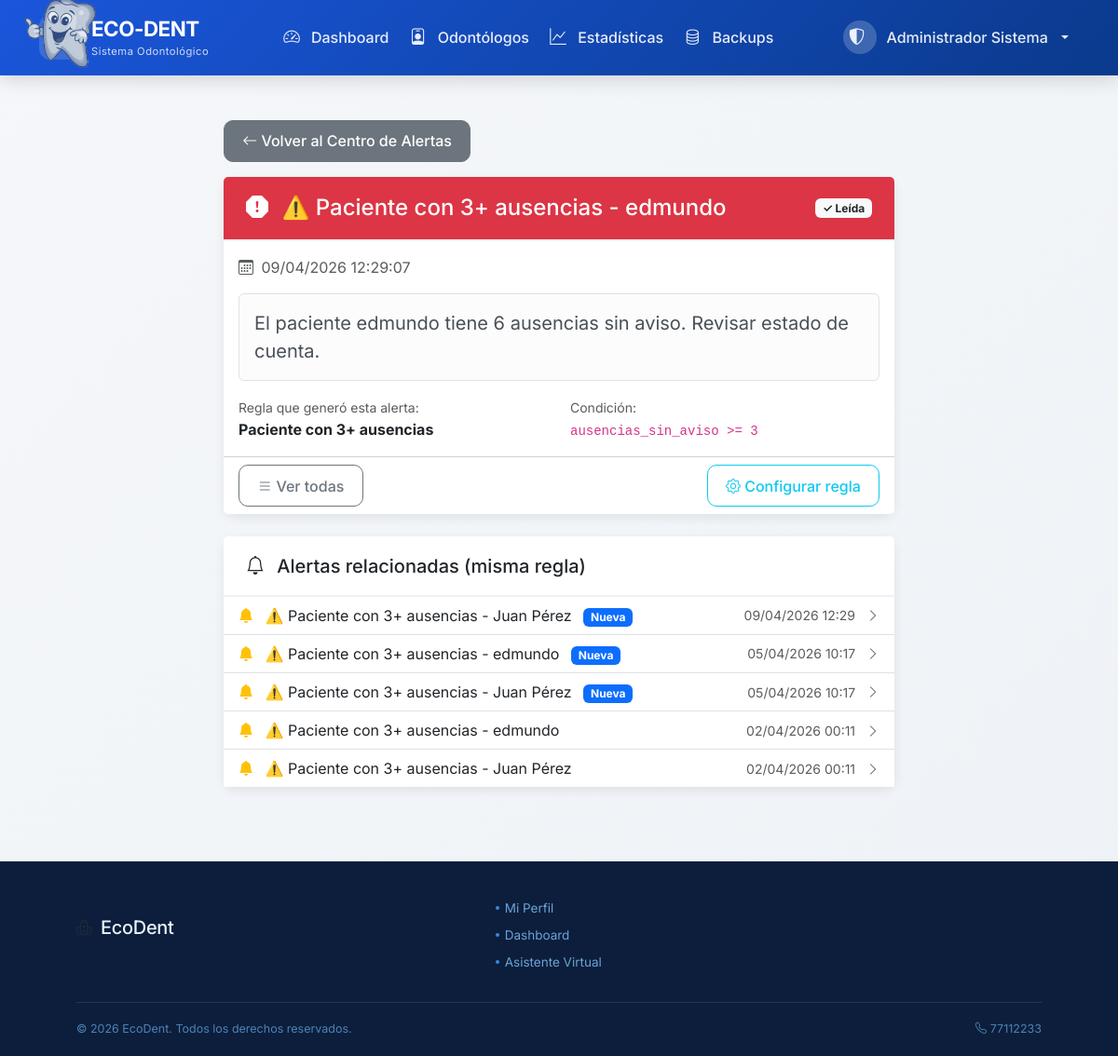
Screenshot of /public/admin/ver_alerta.php?id=14 (signed in) with the database file from the repository.
### tables this page shows
CREATE TABLE `alertas` (
  `id_alerta` int(11) NOT NULL AUTO_INCREMENT,
  `id_usuario` int(11) DEFAULT NULL,
  `id_regla` int(11) DEFAULT NULL,
  `titulo` varchar(200) NOT NULL,
  `mensaje` text NOT NULL,
  `tipo` enum('info','warning','danger','success') DEFAULT 'info',
  `leida` tinyint(1) DEFAULT 0,
  `fecha_creacion` datetime DEFAULT current_timestamp(),
  PRIMARY KEY (`id_alerta`),
  KEY `idx_usuario` (`id_usuario`),
  KEY `idx_no_leidas` (`leida`),
  CONSTRAINT `alertas_ibfk_1` FOREIGN KEY (`id_usuario`) REFERENCES `usuarios` (`id_usuario`) ON DELETE CASCADE
);

CREATE TABLE `reglas_alertas` (
  `id_regla` int(11) NOT NULL AUTO_INCREMENT,
  `nombre` varchar(100) NOT NULL,
  `condicion` text NOT NULL,
  `mensaje` text NOT NULL,
  `activa` tinyint(1) DEFAULT 1,
  PRIMARY KEY (`id_regla`)
);

### public/admin/ver_alerta.php (the view, shortened to what this page needs)
<?php
$conexion = conectarBD();
$id_alerta = (int)$_GET['id'];
$stmt = $conexion->prepare("
    SELECT a.*, r.nombre as regla_nombre, r.condicion
    FROM alertas a
    LEFT JOIN reglas_alertas r ON a.id_regla = r.id_regla
    WHERE a.id_alerta = ? AND a.id_usuario = ?
");
$stmt->bind_param("ii", $id_alerta, $_SESSION['id_usuario']);
$stmt->execute();
$alerta = $stmt->get_result()->fetch_assoc();
if ($alerta['leida'] == 0) {
    $alerta['leida'] = 1;
}
$relacionadas = $conexion->prepare("
    SELECT id_alerta, titulo, fecha_creacion, leida
    FROM alertas
    WHERE id_regla = ? AND id_alerta != ? AND id_usuario = ?
    ORDER BY fecha_creacion DESC
    LIMIT 5
");
$relacionadas->bind_param("iii", $alerta['id_regla'], $id_alerta, $_SESSION['id_usuario']);
$relacionadas->execute();
$alertas_relacionadas = $relacionadas->get_result();
require_once '../../includes/header.php';
?>
<div class="container mt-4">
    <div class="row">
        <div class="col-md-8 mx-auto">
            <div class="mb-3">
                <a href="ver_todas_alertas.php" class="btn btn-secondary">
                    <i class="bi bi-arrow-left"></i> Volver al Centro de Alertas
                </a>
            </div>
            <div class="card">
                <div class="card-header <?php
                    echo $alerta['tipo'] == 'danger' ? 'bg-danger' : ($alerta['tipo'] == 'warning' ? 'bg-warning' : 'bg-info');
                ?> text-white">
                    <div class="d-flex justify-content-between align-items-center">
                        <h4 class="mb-0">
                            <?php if ($alerta['tipo'] == 'danger'): ?>
                                <i class="bi bi-exclamation-octagon-fill me-2"></i>
                            <?php elseif ($alerta['tipo'] == 'warning'): ?>
                                <i class="bi bi-exclamation-triangle-fill me-2"></i>
                            <?php else: ?>
                                <i class="bi bi-info-circle-fill me-2"></i>
                            <?php endif; ?>
                            <?php echo htmlspecialchars($alerta['titulo']); ?>
                        </h4>
                        <span class="badge bg-light text-dark">
                            <?php echo $alerta['leida'] ? '✓ Leída' : '📌 Nueva'; ?>
                        </span>
                    </div>
                </div>
                <div class="card-body">
                    <div class="text-muted mb-3">
                        <i class="bi bi-calendar3 me-1"></i>
                        <?php echo date('d/m/Y H:i:s', strtotime($alerta['fecha_creacion'])); ?>
                    </div>
                    <div class="alert alert-light border">
                        <p class="mb-0 fs-5"><?php echo nl2br(htmlspecialchars($alerta['mensaje'])); ?></p>
                    </div>
                    <?php if ($alerta['regla_nombre']): ?>
                        <div class="row mt-3">
                            <div class="col-md-6">
                                <small class="text-muted">Regla que generó esta alerta:</small>
                                <p class="mb-0"><strong><?php echo htmlspecialchars($alerta['regla_nombre']); ?></strong></p>
                            </div>
                            <div class="col-md-6">
                                <small class="text-muted">Condición:</small>
                                <p class="mb-0"><code><?php echo htmlspecialchars($alerta['condicion']); ?></code></p>
                            </div>
                        </div>
                    <?php endif; ?>
                </div>
                <div class="card-footer bg-white">
                    <div class="d-flex justify-content-between">
                        <a href="ver_todas_alertas.php" class="btn btn-outline-secondary">
                            <i class="bi bi-list"></i> Ver todas
                        </a>
                        <?php if ($alerta['id_regla']): ?>
                            <a href="reglas_alertas.php" class="btn btn-outline-info">
                                <i class="bi bi-gear"></i> Configurar regla
                            </a>
                        <?php endif; ?>
                    </div>
                </div>
            </div>
            <?php if ($alertas_relacionadas->num_rows > 0): ?>
            <div class="card mt-4">
                <div class="card-header bg-white">
                    <h5 class="mb-0">
                        <i class="bi bi-bell me-2"></i>
                        Alertas relacionadas (misma regla)
                    </h5>
                </div>
                <div class="card-body p-0">
                    <div class="list-group list-group-flush">
                        <?php while($rel = $alertas_relacionadas->fetch_assoc()): ?>
                            <a href="ver_alerta.php?id=<?php echo $rel['id_alerta']; ?>"
                               class="list-group-item list-group-item-action d-flex justify-content-between align-items-center">
                                <div>
                                    <i class="bi bi-bell-fill text-warning me-2"></i>
                                    <?php echo htmlspecialchars($rel['titulo']); ?>
                                    <?php if (!$rel['leida']): ?>
                                        <span class="badge bg-primary ms-2">Nueva</span>
                                    <?php endif; ?>
                                </div>
                                <small class="text-muted">
                                    <?php echo date('d/m/Y H:i', strtotime($rel['fecha_creacion'])); ?>
                                    <i class="bi bi-chevron-right ms-2"></i>
                                </small>
                            </a>
                        <?php endwhile; ?>
                    </div>
                </div>
            </div>
            <?php endif; ?>
        </div>
    </div>
</div>
<?php require_once '../../includes/footer.php'; ?>

### public/css/estilos.css (style rules this page uses)
:root { --primary-color: #0a58ca; --primary-dark: #0a58ca; --primary-light: #e7f1ff; --secondary-color: #20c997; --danger-color: #dc3545; --warning-color: #ffc107; --info-color: #0dcaf0; --dark-color: #1e293b; --light-color: #f8f9fc; --success-color: #198754; --gray-color: #6c757d; --border-radius: 12px; --box-shadow: 0 4px 12px rgba(0, 0, 0, 0.08); --transition: all 0.3s ease; }
* { margin: 0; padding: 0; box-sizing: border-box; }
body { font-family: 'Inter', sans-serif; background: linear-gradient(135deg, #f5f7fa 0%, #eef2f6 100%); min-height: 100vh; display: flex; flex-direction: column; color: var(--dark-color); }
.card { border: none; border-radius: var(--border-radius); box-shadow: var(--box-shadow); transition: var(--transition); background: white; }
.card-header { background: transparent; border-bottom: 2px solid #eef2f6; padding: 1.2rem 1.5rem; font-weight: 600; }
.btn { border-radius: 10px; padding: 0.6rem 1.2rem; font-weight: 500; transition: var(--transition); }
.card, .stat-card, .action-card { animation: fadeIn 0.5s ease forwards; }

### rows the page displays
alertas: titulo "⚠️ Paciente con 3+ ausencias - edmundo", fecha_creacion "09/04/2026 12:29:07", mensaje "El paciente edmundo tiene 6 ausencias sin aviso. Revisar estado de cuenta.", id_regla.nombre "Paciente con 3+ ausencias", id_regla.condicion "ausencias_sin_aviso >= 3"
alertas: titulo "⚠️ Paciente con 3+ ausencias - Juan Pérez", leida "Nueva", fecha_creacion "09/04/2026 12:29"
alertas: titulo "⚠️ Paciente con 3+ ausencias - edmundo", leida "Nueva", fecha_creacion "05/04/2026 10:17"
alertas: titulo "⚠️ Paciente con 3+ ausencias - Juan Pérez", leida "Nueva", fecha_creacion "05/04/2026 10:17"
alertas: titulo "⚠️ Paciente con 3+ ausencias - edmundo", fecha_creacion "02/04/2026 00:11"
alertas: titulo "⚠️ Paciente con 3+ ausencias - Juan Pérez", fecha_creacion "02/04/2026 00:11"

### other values shown
$_SESSION['nombre_completo'] "Administrador Sistema"
